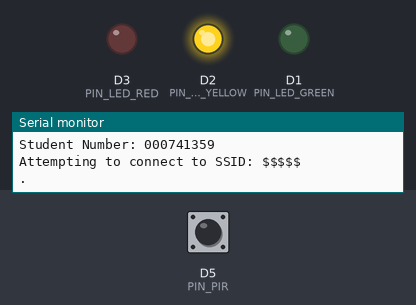
This program was run on a simulated ESP8266 (Wemos D1 mini). Parts: output pins drawn as LEDs (lit = HIGH), the last lines printed to the serial monitor. The test bench sets the inputs (shaded band); at power-on: D5 (PIN_PIR) LOW. WiFi joins after 1.5 s; servers stay silent unless stated.

Above: at 4.2 s.
4.3 s: D5 (PIN_PIR) pulsed HIGH 5 times (0.12 s each, 0.3 s apart)
At 6.5 s:
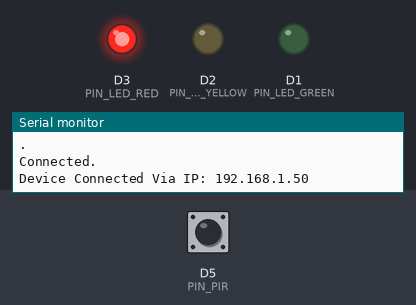
At 8.0 s:
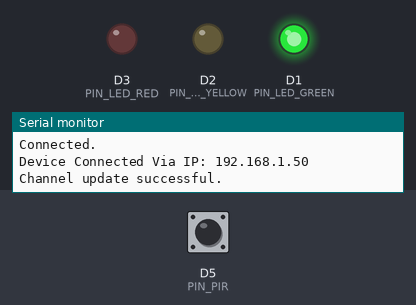
Timing chart, 0 to 9.5 s (numbered marks = the images above; inputs shaded):
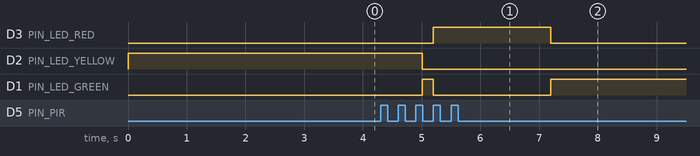

The program:

main.cpp
```cpp
// ******************************************************************
// COMP-10184
// External LED Wiring, PIR Sensor Test Program
//
// This program...
//
// @author  Damanpreet Singh
// @id   000741359
//
// I created this work and I have not shared it with anyone else.

#include <Arduino.h>
#include <ESP8266WiFi.h>
#include "ThingSpeak.h"

const char *ssid = "$$$$$";
const char *password = "$$$$$$$";

WiFiClient client;

unsigned long myChannelNumber = 1932728;
const char *myWriteAPIKey = "RBFWDW1UBVORQKNR";

// pin assignments for external LEDs
#define PIN_LED_GREEN D1
#define PIN_LED_YELLOW D2
#define PIN_LED_RED D3

// pin assignment for PIR input
#define PIN_PIR D5

void setup()
{
  Serial.begin(115200);
  Serial.println("\nAsyncThingSpeak");

  Serial.println("Name: Damanpreet Singh");
  Serial.println("Student Number: 000741359");

  // setup LED outputs
  pinMode(PIN_LED_GREEN, OUTPUT);
  pinMode(PIN_LED_YELLOW, OUTPUT);
  pinMode(PIN_LED_RED, OUTPUT);

  // setup PIR input
  pinMode(PIN_PIR, INPUT);

  // built-in LED
  //pinMode(LED_BUILTIN, OUTPUT);

  WiFi.mode(WIFI_STA);
  ThingSpeak.begin(client); // Initialize ThingSpeak
}
// ******************************************************************
// boolean variable to check if the PIR sensor is triggered
boolean triggered = false;
// ***********************************
// isr for PIR sensor/ MOtion Detetion sensor
void IRAM_ATTR isr()
{
  triggered = true;
}


void loop()
{
  // Connect or reconnect to WiFi
  if (WiFi.status() != WL_CONNECTED)
  {
    // YELLOW LED on
    digitalWrite(PIN_LED_YELLOW, HIGH);
    digitalWrite(PIN_LED_GREEN, LOW);
    digitalWrite(PIN_LED_RED, LOW);

    Serial.print("Attempting to connect to SSID: ");
    Serial.println(ssid);
    while (WiFi.status() != WL_CONNECTED)
    {
      WiFi.begin(ssid, password); // Connect to WPA/WPA2 network. Change this line if using open or WEP network
      Serial.print(".");
      delay(5000);
    }
    Serial.println("\nConnected.");
    Serial.printf("\nDevice Connected Via IP: %s \n", WiFi.localIP().toString().c_str());
  }
  // YELLOW GREEN LED on since its connected
  digitalWrite(PIN_LED_GREEN, HIGH);
  digitalWrite(PIN_LED_YELLOW, LOW);
  digitalWrite(PIN_LED_RED, LOW);

  attachInterrupt(PIN_PIR, isr, RISING);

  if (triggered){
    // RED LED on is sensor is triggered
    digitalWrite(PIN_LED_GREEN, LOW);
    digitalWrite(PIN_LED_YELLOW, LOW);
    digitalWrite(PIN_LED_RED, HIGH);
    delay(2000);
    digitalWrite(PIN_LED_GREEN, HIGH);
    digitalWrite(PIN_LED_YELLOW, LOW);
    digitalWrite(PIN_LED_RED, LOW);

    /// @brief This will writes the value of the field to the ThingSpeak channel.
    // will print a message is serial port if trigger was sent to the channel
    int x = ThingSpeak.writeField(myChannelNumber, 1, 1, myWriteAPIKey);
    if (x == 200)
    {
      Serial.println("Channel update successful.");
    }
    else
    {
      Serial.println("Problem updating channel. HTTP error code " + String(x));
    }
    delay(20000);
    triggered = false;
  }
  delay(1);

}
```

Measured:
- after the input at 4.3 s, D3 (PIN_LED_RED): LOW → HIGH after 0.90 s, → LOW 2.0 s later
